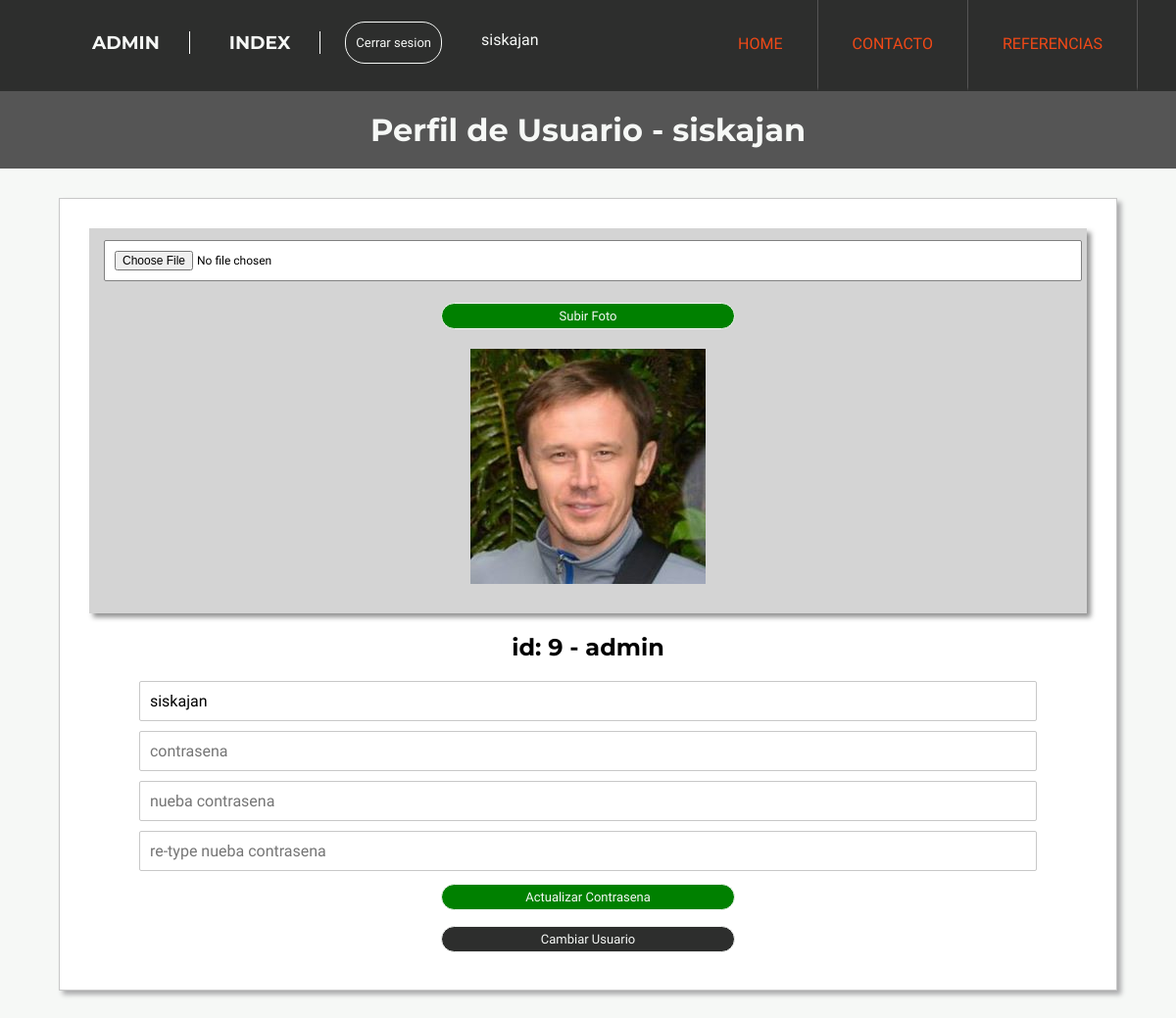
/profile.php?id=9 (signed in), run on the app's committed database.
### tables this page shows
CREATE TABLE `usuarios` (
  `id` int(11) NOT NULL,
  `usuario` varchar(200) NOT NULL,
  `pass` varchar(200) NOT NULL,
  `privilege` varchar(20) NOT NULL,
  `thumb` varchar(200) NOT NULL
);

### profile.php (called while the page is built, shortened)
<?php
include('functions.php');
if(empty($_GET['id'])){
    $id=$_POST['userId'];
}else{
    $id = $_GET['id'];
}
if(!$conexion){
    header('Location: admin.php');
}else{
    if (isset($_GET['id'])){
        $id = $_GET['id'];
    }else{
        $id= $_POST['userId'];
    }
    $id = filter_var($id,FILTER_SANITIZE_NUMBER_INT);
    $statement = $conexion->prepare("SELECT * FROM usuarios WHERE id= :id");
    $statement->execute(array(
        ':id'=> $id
    ));
    $result = $statement->fetch();
}
include('views/header.admin.php');
include('views/profile.view.php');
?>

### views/profile.view.php (the view, shortened to what this page needs)
    <div class="sub_header">
                <h1>Perfil de Usuario -  <?php echo $_SESSION['usuario'];?></h1>
    </div>
    <div class="form_wraper">
            <form class="upload_profile_picture" action="<?php echo htmlspecialchars($_SERVER['PHP_SELF']);?>" method="post" enctype="multipart/form-data">
                <input type="file" name="profile_picture" id="profile_picture" class="picture" >
                <input id="pictureSubmit" class="submit btn green" type="submit" value="Subir Foto" name="submit">
                <img src="img/profile_img/<?php echo $result[4];?>" alt="profile" id="profileImage">
            </form>
            <form class="formulario" id="changePasswordForm" name="changePasswordForm">
                <h2><?php echo "id: " . $result[0]. " - " .$result[3]; ?></h2>
                <div class="form-group">
                    <input type="text"  name="profileName" class="inputFieldLogin" disabled placeholder="usuario" value="<?php echo $result[1]; ?> ">
                </div>
                <div class="form-group">
                    <input type="password" name="password" class="inputFieldLogin" id="old_password" placeholder="contrasena"  >
                    <div id ='newPasswordGroup' class="">
                        <input  type="password2"  name="password2" id="password2" class="inputFieldLogin" placeholder="nueba contrasena">
                        <input  type="password3"  name="password3" id="password3" class="inputFieldLogin" placeholder="re-type nueba contrasena">
                    </div>
                    <div id="profile_update_buttons" class="">
                        <button  onclick="updatePassword()" type="button" class="btn green" id="update_contrasena_btn"  name="update_contrasena_btn">Actualizar Contrasena</button>
                    </div>
                    <div>
                        <button type="button" class="btn" id="cambiar_user_btn" onclick="openAdminForm()">Cambiar Usuario</button>
                    </div>
                </div>
            </form>
        </div>
    </div>
</body>
</html>

### css/admin.css (style rules this page uses)
* { padding:0; margin: 0; box-sizing: border-box; border: none; transition:0.2s ease-in-out; }
body { text-align: center; background-color: rgb(246, 248, 246); }
.sub_header { padding: 10px; background-color: rgb(85, 85, 85); }
h1 { font-family: 'Montserrat', sans-serif; margin: 10px auto; color: rgb(246, 248, 246); }
h2 { font-family: 'Montserrat', sans-serif; margin: 20px; }
button { background-color: transparent; cursor: pointer; }
.btn { background:rgb(45, 46, 45); border: solid 1px rgb(246, 248, 246); margin: 8px; padding: 5px; border-radius: 20px; color: rgb(246, 248, 246); text-decoration: none; font-family: 'Muli', sans-serif; font-size: 13px; }
input, select, option { background-color:white; border:solid 1px white; margin: 2px 5px; padding: 5px; border-radius: 2px; font-size: 16px; font-family: 'Muli', sans-serif; min-width: 300px; color: black; font-weight: 500; }
.form_wraper { min-width:300px; width: 30%; margin: 30px auto; padding:30px; box-sizing: border-box; background-color: white; border: 1px solid rgb(200, 200, 200); -webkit-box-shadow: 4px 4px 5px 0px rgba(169,169,171,1); -moz-box-shadow: 4px 4px 5px 0px rgba(169,169,171,1); box-shadow: 4px 4px 5px 0px rgba(169,169,171,1); }
.inputFieldLogin { padding: 10px; margin-top: 10px; border: 1px solid rgb(200, 200, 200); }
.btn.green { background-color: green;; }
#pictureSubmit { display: block; margin: 20px auto; }
#profileImage { display: block; margin: 20px auto; }
#profile_picture { width: 100%; padding: 10px; border: 1px solid grey; font-size: 12px; }
#update_contrasena_btn, #cambiar_contrasena_btn, #update_user_btn,#cambiar_user_btn { width: 300px; }
.upload_profile_picture { width: 100%; margin:auto; padding: 10px; background: rgb(212, 212, 212); -webkit-box-shadow: 4px 4px 5px 0px rgba(145,145,145,1); -moz-box-shadow: 4px 4px 5px 0px rgba(145,145,145,1); box-shadow: 4px 4px 5px 0px rgba(145,145,145,1); }

### css/adminMobile.css (style rules this page uses)
@media only screen and (max-width: 1300px) { .inputFieldLogin { min-width: 90%; } }
@media only screen and (max-width: 1300px) { .form_wraper { min-width: 200px; width: 90%; } }
@media only screen and (max-width: 1300px) { .formulario { width: 100%; margin:auto; padding: 0; } }
@media only screen and (max-width: 1300px) { .formulario input, select,option { display: block; width:70%; margin: 5px auto; margin-top: 10px; } }

### data on the page
usuarios: thumb (picture), id "9", privilege "admin", profileName "siskajan"

### other printed values
$_SESSION['usuario'] "siskajan"
$item['title'] "HOME"
$item['title'] "CONTACTO"
$item['title'] "REFERENCIAS"
